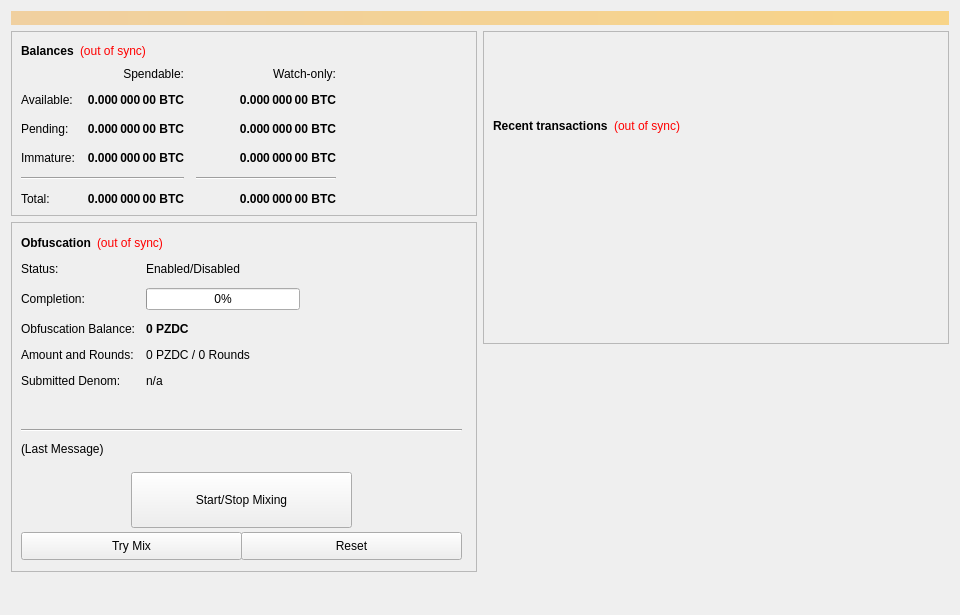
<?xml version="1.0" encoding="UTF-8"?>
<ui version="4.0">
 <class>OverviewPage</class>
 <widget class="QWidget" name="OverviewPage">
  <property name="geometry">
   <rect>
    <x>0</x>
    <y>0</y>
    <width>960</width>
    <height>615</height>
   </rect>
  </property>
  <property name="minimumSize">
   <size>
    <width>960</width>
    <height>0</height>
   </size>
  </property>
  <property name="windowTitle">
   <string>Form</string>
  </property>
  <layout class="QVBoxLayout" name="topLayout">
   <item>
    <widget class="QLabel" name="labelAlerts">
     <property name="visible">
      <bool>false</bool>
     </property>
     <property name="styleSheet">
      <string notr="true">background-color: qlineargradient(x1: 0, y1: 0, x2: 1, y2: 0, stop:0 #F0D0A0, stop:1 #F8D488); color:#000000;</string>
     </property>
     <property name="wordWrap">
      <bool>true</bool>
     </property>
     <property name="margin">
      <number>3</number>
     </property>
    </widget>
   </item>
   <item>
    <layout class="QHBoxLayout" name="horizontalLayout" stretch="1,1">
     <item>
      <layout class="QVBoxLayout" name="verticalLayout_2">
       <item>
        <widget class="QFrame" name="frame">
         <property name="frameShape">
          <enum>QFrame::StyledPanel</enum>
         </property>
         <property name="frameShadow">
          <enum>QFrame::Raised</enum>
         </property>
         <layout class="QVBoxLayout" name="verticalLayout_4">
          <item>
           <layout class="QHBoxLayout" name="horizontalLayout_4">
            <item>
             <widget class="QLabel" name="label_5">
              <property name="font">
               <font>
                <weight>75</weight>
                <bold>true</bold>
               </font>
              </property>
              <property name="text">
               <string>Balances</string>
              </property>
             </widget>
            </item>
            <item>
             <widget class="QLabel" name="labelWalletStatus">
              <property name="cursor">
               <cursorShape>WhatsThisCursor</cursorShape>
              </property>
              <property name="toolTip">
               <string>The displayed information may be out of date. Your wallet automatically synchronizes with the PZDC network after a connection is established, but this process has not completed yet.</string>
              </property>
              <property name="styleSheet">
               <string notr="true">QLabel { color: red; }</string>
              </property>
              <property name="text">
               <string notr="true">(out of sync)</string>
              </property>
              <property name="alignment">
               <set>Qt::AlignLeading|Qt::AlignLeft|Qt::AlignVCenter</set>
              </property>
             </widget>
            </item>
            <item>
             <spacer name="horizontalSpacer_3">
              <property name="orientation">
               <enum>Qt::Horizontal</enum>
              </property>
              <property name="sizeHint" stdset="0">
               <size>
                <width>40</width>
                <height>20</height>
               </size>
              </property>
             </spacer>
            </item>
           </layout>
          </item>
          <item>
           <layout class="QGridLayout" name="gridLayout">
            <property name="spacing">
             <number>12</number>
            </property>
            <item row="2" column="2">
             <widget class="QLabel" name="labelWatchPending">
              <property name="font">
               <font>
                <weight>75</weight>
                <bold>true</bold>
               </font>
              </property>
              <property name="cursor">
               <cursorShape>IBeamCursor</cursorShape>
              </property>
              <property name="toolTip">
               <string>Unconfirmed transactions to watch-only addresses</string>
              </property>
              <property name="text">
               <string notr="true">0.000 000 00 BTC</string>
              </property>
              <property name="alignment">
               <set>Qt::AlignRight|Qt::AlignTrailing|Qt::AlignVCenter</set>
              </property>
              <property name="textInteractionFlags">
               <set>Qt::LinksAccessibleByMouse|Qt::TextSelectableByKeyboard|Qt::TextSelectableByMouse</set>
              </property>
             </widget>
            </item>
            <item row="2" column="1">
             <widget class="QLabel" name="labelUnconfirmed">
              <property name="font">
               <font>
                <weight>75</weight>
                <bold>true</bold>
               </font>
              </property>
              <property name="cursor">
               <cursorShape>IBeamCursor</cursorShape>
              </property>
              <property name="toolTip">
               <string>Total of transactions that have yet to be confirmed, and do not yet count toward the spendable balance</string>
              </property>
              <property name="text">
               <string notr="true">0.000 000 00 BTC</string>
              </property>
              <property name="alignment">
               <set>Qt::AlignRight|Qt::AlignTrailing|Qt::AlignVCenter</set>
              </property>
              <property name="textInteractionFlags">
               <set>Qt::LinksAccessibleByMouse|Qt::TextSelectableByKeyboard|Qt::TextSelectableByMouse</set>
              </property>
             </widget>
            </item>
            <item row="3" column="2">
             <widget class="QLabel" name="labelWatchImmature">
              <property name="font">
               <font>
                <weight>75</weight>
                <bold>true</bold>
               </font>
              </property>
              <property name="cursor">
               <cursorShape>IBeamCursor</cursorShape>
              </property>
              <property name="toolTip">
               <string>Staked or masternode rewards in watch-only addresses that has not yet matured</string>
              </property>
              <property name="text">
               <string notr="true">0.000 000 00 BTC</string>
              </property>
              <property name="alignment">
               <set>Qt::AlignRight|Qt::AlignTrailing|Qt::AlignVCenter</set>
              </property>
              <property name="textInteractionFlags">
               <set>Qt::LinksAccessibleByMouse|Qt::TextSelectableByKeyboard|Qt::TextSelectableByMouse</set>
              </property>
             </widget>
            </item>
            <item row="4" column="0" colspan="2">
             <widget class="Line" name="lineSpendableBalance">
              <property name="orientation">
               <enum>Qt::Horizontal</enum>
              </property>
             </widget>
            </item>
            <item row="4" column="2">
             <widget class="Line" name="lineWatchBalance">
              <property name="sizePolicy">
               <sizepolicy hsizetype="Preferred" vsizetype="Fixed">
                <horstretch>0</horstretch>
                <verstretch>0</verstretch>
               </sizepolicy>
              </property>
              <property name="minimumSize">
               <size>
                <width>140</width>
                <height>0</height>
               </size>
              </property>
              <property name="orientation">
               <enum>Qt::Horizontal</enum>
              </property>
             </widget>
            </item>
            <item row="5" column="0">
             <widget class="QLabel" name="labelTotalText">
              <property name="text">
               <string>Total:</string>
              </property>
             </widget>
            </item>
            <item row="3" column="1">
             <widget class="QLabel" name="labelImmature">
              <property name="font">
               <font>
                <weight>75</weight>
                <bold>true</bold>
               </font>
              </property>
              <property name="cursor">
               <cursorShape>IBeamCursor</cursorShape>
              </property>
              <property name="toolTip">
               <string>Staked or masternode rewards that has not yet matured</string>
              </property>
              <property name="text">
               <string notr="true">0.000 000 00 BTC</string>
              </property>
              <property name="alignment">
               <set>Qt::AlignRight|Qt::AlignTrailing|Qt::AlignVCenter</set>
              </property>
              <property name="textInteractionFlags">
               <set>Qt::LinksAccessibleByMouse|Qt::TextSelectableByKeyboard|Qt::TextSelectableByMouse</set>
              </property>
             </widget>
            </item>
            <item row="2" column="3">
             <spacer name="horizontalSpacer_2">
              <property name="orientation">
               <enum>Qt::Horizontal</enum>
              </property>
              <property name="sizeHint" stdset="0">
               <size>
                <width>40</width>
                <height>20</height>
               </size>
              </property>
             </spacer>
            </item>
            <item row="3" column="0">
             <widget class="QLabel" name="labelImmatureText">
              <property name="text">
               <string>Immature:</string>
              </property>
             </widget>
            </item>
            <item row="5" column="1">
             <widget class="QLabel" name="labelTotal">
              <property name="font">
               <font>
                <weight>75</weight>
                <bold>true</bold>
               </font>
              </property>
              <property name="cursor">
               <cursorShape>IBeamCursor</cursorShape>
              </property>
              <property name="toolTip">
               <string>Your current total balance</string>
              </property>
              <property name="text">
               <string notr="true">0.000 000 00 BTC</string>
              </property>
              <property name="alignment">
               <set>Qt::AlignRight|Qt::AlignTrailing|Qt::AlignVCenter</set>
              </property>
              <property name="textInteractionFlags">
               <set>Qt::LinksAccessibleByMouse|Qt::TextSelectableByKeyboard|Qt::TextSelectableByMouse</set>
              </property>
             </widget>
            </item>
            <item row="5" column="2">
             <widget class="QLabel" name="labelWatchTotal">
              <property name="font">
               <font>
                <weight>75</weight>
                <bold>true</bold>
               </font>
              </property>
              <property name="cursor">
               <cursorShape>IBeamCursor</cursorShape>
              </property>
              <property name="toolTip">
               <string>Current total balance in watch-only addresses</string>
              </property>
              <property name="text">
               <string notr="true">0.000 000 00 BTC</string>
              </property>
              <property name="alignment">
               <set>Qt::AlignRight|Qt::AlignTrailing|Qt::AlignVCenter</set>
              </property>
              <property name="textInteractionFlags">
               <set>Qt::LinksAccessibleByMouse|Qt::TextSelectableByKeyboard|Qt::TextSelectableByMouse</set>
              </property>
             </widget>
            </item>
            <item row="0" column="2">
             <widget class="QLabel" name="labelWatchonly">
              <property name="text">
               <string>Watch-only:</string>
              </property>
              <property name="alignment">
               <set>Qt::AlignRight|Qt::AlignTrailing|Qt::AlignVCenter</set>
              </property>
             </widget>
            </item>
            <item row="1" column="0">
             <widget class="QLabel" name="labelBalanceText">
              <property name="text">
               <string>Available:</string>
              </property>
             </widget>
            </item>
            <item row="1" column="1">
             <widget class="QLabel" name="labelBalance">
              <property name="font">
               <font>
                <weight>75</weight>
                <bold>true</bold>
               </font>
              </property>
              <property name="cursor">
               <cursorShape>IBeamCursor</cursorShape>
              </property>
              <property name="toolTip">
               <string>Your current spendable balance</string>
              </property>
              <property name="text">
               <string notr="true">0.000 000 00 BTC</string>
              </property>
              <property name="alignment">
               <set>Qt::AlignRight|Qt::AlignTrailing|Qt::AlignVCenter</set>
              </property>
              <property name="textInteractionFlags">
               <set>Qt::LinksAccessibleByMouse|Qt::TextSelectableByKeyboard|Qt::TextSelectableByMouse</set>
              </property>
             </widget>
            </item>
            <item row="1" column="2">
             <widget class="QLabel" name="labelWatchAvailable">
              <property name="font">
               <font>
                <weight>75</weight>
                <bold>true</bold>
               </font>
              </property>
              <property name="cursor">
               <cursorShape>IBeamCursor</cursorShape>
              </property>
              <property name="toolTip">
               <string>Your current balance in watch-only addresses</string>
              </property>
              <property name="text">
               <string notr="true">0.000 000 00 BTC</string>
              </property>
              <property name="alignment">
               <set>Qt::AlignRight|Qt::AlignTrailing|Qt::AlignVCenter</set>
              </property>
              <property name="textInteractionFlags">
               <set>Qt::LinksAccessibleByMouse|Qt::TextSelectableByKeyboard|Qt::TextSelectableByMouse</set>
              </property>
             </widget>
            </item>
            <item row="2" column="0">
             <widget class="QLabel" name="labelPendingText">
              <property name="text">
               <string>Pending:</string>
              </property>
             </widget>
            </item>
            <item row="0" column="1">
             <widget class="QLabel" name="labelSpendable">
              <property name="text">
               <string>Spendable:</string>
              </property>
              <property name="alignment">
               <set>Qt::AlignRight|Qt::AlignTrailing|Qt::AlignVCenter</set>
              </property>
             </widget>
            </item>
           </layout>
          </item>
         </layout>
        </widget>
       </item>
       <item>
        <widget class="QFrame" name="frameObfuscation">
         <property name="minimumSize">
          <size>
           <width>0</width>
           <height>350</height>
          </size>
         </property>
         <property name="layoutDirection">
          <enum>Qt::LeftToRight</enum>
         </property>
         <property name="frameShape">
          <enum>QFrame::StyledPanel</enum>
         </property>
         <property name="frameShadow">
          <enum>QFrame::Raised</enum>
         </property>
         <widget class="QWidget" name="formLayoutWidget">
          <property name="geometry">
           <rect>
            <x>10</x>
            <y>40</y>
            <width>451</width>
            <height>161</height>
           </rect>
          </property>
          <layout class="QFormLayout" name="formLayout">
           <property name="fieldGrowthPolicy">
            <enum>QFormLayout::AllNonFixedFieldsGrow</enum>
           </property>
           <property name="horizontalSpacing">
            <number>11</number>
           </property>
           <property name="verticalSpacing">
            <number>12</number>
           </property>
           <item row="0" column="0">
            <widget class="QLabel" name="label_6">
             <property name="text">
              <string>Status:</string>
             </property>
            </widget>
           </item>
           <item row="1" column="0">
            <widget class="QLabel" name="label_7">
             <property name="text">
              <string>Completion:</string>
             </property>
            </widget>
           </item>
           <item row="1" column="1">
            <widget class="QProgressBar" name="obfuscationProgress">
             <property name="maximumSize">
              <size>
               <width>154</width>
               <height>16777215</height>
              </size>
             </property>
             <property name="value">
              <number>0</number>
             </property>
            </widget>
           </item>
           <item row="2" column="0">
            <widget class="QLabel" name="labelAnonymizedText">
             <property name="text">
              <string>Obfuscation Balance:</string>
             </property>
            </widget>
           </item>
           <item row="2" column="1">
            <widget class="QLabel" name="labelAnonymized">
             <property name="font">
              <font>
               <weight>75</weight>
               <bold>true</bold>
              </font>
             </property>
             <property name="text">
              <string notr="true">0 PZDC</string>
             </property>
            </widget>
           </item>
           <item row="3" column="0">
            <widget class="QLabel" name="label_8">
             <property name="text">
              <string>Amount and Rounds:</string>
             </property>
            </widget>
           </item>
           <item row="3" column="1">
            <widget class="QLabel" name="labelAmountRounds">
             <property name="text">
              <string>0 PZDC / 0 Rounds</string>
             </property>
            </widget>
           </item>
           <item row="4" column="0">
            <widget class="QLabel" name="label_9">
             <property name="text">
              <string>Submitted Denom:</string>
             </property>
            </widget>
           </item>
           <item row="4" column="1">
            <widget class="QLabel" name="labelSubmittedDenom">
             <property name="toolTip">
              <string>The denominations you submitted to the Masternode.&lt;br&gt;To mix, other users must submit the exact same denominations.</string>
             </property>
             <property name="text">
              <string>n/a</string>
             </property>
            </widget>
           </item>
           <item row="0" column="1">
            <widget class="QLabel" name="obfuscationEnabled">
             <property name="text">
              <string>Enabled/Disabled</string>
             </property>
            </widget>
           </item>
          </layout>
         </widget>
         <widget class="QPushButton" name="runAutoDenom">
          <property name="geometry">
           <rect>
            <x>251</x>
            <y>17</y>
            <width>1</width>
            <height>1</height>
           </rect>
          </property>
          <property name="palette">
           <palette>
            <active>
             <colorrole role="WindowText">
              <brush brushstyle="SolidPattern">
               <color alpha="255">
                <red>0</red>
                <green>0</green>
                <blue>0</blue>
               </color>
              </brush>
             </colorrole>
             <colorrole role="Button">
              <brush brushstyle="SolidPattern">
               <color alpha="255">
                <red>239</red>
                <green>238</green>
                <blue>238</blue>
               </color>
              </brush>
             </colorrole>
             <colorrole role="Light">
              <brush brushstyle="SolidPattern">
               <color alpha="255">
                <red>255</red>
                <green>255</green>
                <blue>255</blue>
               </color>
              </brush>
             </colorrole>
             <colorrole role="Midlight">
              <brush brushstyle="SolidPattern">
               <color alpha="255">
                <red>247</red>
                <green>246</green>
                <blue>246</blue>
               </color>
              </brush>
             </colorrole>
             <colorrole role="Dark">
              <brush brushstyle="SolidPattern">
               <color alpha="255">
                <red>119</red>
                <green>119</green>
                <blue>119</blue>
               </color>
              </brush>
             </colorrole>
             <colorrole role="Mid">
              <brush brushstyle="SolidPattern">
               <color alpha="255">
                <red>159</red>
                <green>159</green>
                <blue>159</blue>
               </color>
              </brush>
             </colorrole>
             <colorrole role="Text">
              <brush brushstyle="SolidPattern">
               <color alpha="255">
                <red>0</red>
                <green>0</green>
                <blue>0</blue>
               </color>
              </brush>
             </colorrole>
             <colorrole role="BrightText">
              <brush brushstyle="SolidPattern">
               <color alpha="255">
                <red>255</red>
                <green>255</green>
                <blue>255</blue>
               </color>
              </brush>
             </colorrole>
             <colorrole role="ButtonText">
              <brush brushstyle="SolidPattern">
               <color alpha="255">
                <red>0</red>
                <green>0</green>
                <blue>0</blue>
               </color>
              </brush>
             </colorrole>
             <colorrole role="Base">
              <brush brushstyle="SolidPattern">
               <color alpha="255">
                <red>255</red>
                <green>255</green>
                <blue>255</blue>
               </color>
              </brush>
             </colorrole>
             <colorrole role="Window">
              <brush brushstyle="SolidPattern">
               <color alpha="255">
                <red>239</red>
                <green>238</green>
                <blue>238</blue>
               </color>
              </brush>
             </colorrole>
             <colorrole role="Shadow">
              <brush brushstyle="SolidPattern">
               <color alpha="255">
                <red>0</red>
                <green>0</green>
                <blue>0</blue>
               </color>
              </brush>
             </colorrole>
             <colorrole role="AlternateBase">
              <brush brushstyle="SolidPattern">
               <color alpha="255">
                <red>247</red>
                <green>246</green>
                <blue>246</blue>
               </color>
              </brush>
             </colorrole>
             <colorrole role="ToolTipBase">
              <brush brushstyle="SolidPattern">
               <color alpha="255">
                <red>255</red>
                <green>255</green>
                <blue>220</blue>
               </color>
              </brush>
             </colorrole>
             <colorrole role="ToolTipText">
              <brush brushstyle="SolidPattern">
               <color alpha="255">
                <red>0</red>
                <green>0</green>
                <blue>0</blue>
               </color>
              </brush>
             </colorrole>
            </active>
            <inactive>
             <colorrole role="WindowText">
              <brush brushstyle="SolidPattern">
               <color alpha="255">
                <red>0</red>
                <green>0</green>
                <blue>0</blue>
               </color>
              </brush>
             </colorrole>
             <colorrole role="Button">
              <brush brushstyle="SolidPattern">
               <color alpha="255">
                <red>239</red>
                <green>238</green>
                <blue>238</blue>
               </color>
              </brush>
             </colorrole>
             <colorrole role="Light">
              <brush brushstyle="SolidPattern">
               <color alpha="255">
                <red>255</red>
                <green>255</green>
                <blue>255</blue>
               </color>
              </brush>
             </colorrole>
             <colorrole role="Midlight">
              <brush brushstyle="SolidPattern">
               <color alpha="255">
                <red>247</red>
                <green>246</green>
                <blue>246</blue>
               </color>
              </brush>
             </colorrole>
             <colorrole role="Dark">
              <brush brushstyle="SolidPattern">
               <color alpha="255">
                <red>119</red>
                <green>119</green>
                <blue>119</blue>
               </color>
              </brush>
             </colorrole>
             <colorrole role="Mid">
              <brush brushstyle="SolidPattern">
               <color alpha="255">
                <red>159</red>
                <green>159</green>
                <blue>159</blue>
               </color>
              </brush>
             </colorrole>
             <colorrole role="Text">
              <brush brushstyle="SolidPattern">
               <color alpha="255">
                <red>0</red>
                <green>0</green>
                <blue>0</blue>
               </color>
              </brush>
             </colorrole>
             <colorrole role="BrightText">
              <brush brushstyle="SolidPattern">
               <color alpha="255">
                <red>255</red>
                <green>255</green>
                <blue>255</blue>
               </color>
              </brush>
             </colorrole>
             <colorrole role="ButtonText">
              <brush brushstyle="SolidPattern">
               <color alpha="255">
                <red>0</red>
                <green>0</green>
                <blue>0</blue>
               </color>
              </brush>
             </colorrole>
             <colorrole role="Base">
              <brush brushstyle="SolidPattern">
               <color alpha="255">
                <red>255</red>
                <green>255</green>
                <blue>255</blue>
               </color>
              </brush>
             </colorrole>
             <colorrole role="Window">
              <brush brushstyle="SolidPattern">
               <color alpha="255">
                <red>239</red>
                <green>238</green>
                <blue>238</blue>
               </color>
              </brush>
             </colorrole>
             <colorrole role="Shadow">
              <brush brushstyle="SolidPattern">
               <color alpha="255">
                <red>0</red>
                <green>0</green>
                <blue>0</blue>
               </color>
              </brush>
             </colorrole>
             <colorrole role="AlternateBase">
              <brush brushstyle="SolidPattern">
               <color alpha="255">
                <red>247</red>
                <green>246</green>
                <blue>246</blue>
               </color>
              </brush>
             </colorrole>
             <colorrole role="ToolTipBase">
              <brush brushstyle="SolidPattern">
               <color alpha="255">
                <red>255</red>
                <green>255</green>
                <blue>220</blue>
               </color>
              </brush>
             </colorrole>
             <colorrole role="ToolTipText">
              <brush brushstyle="SolidPattern">
               <color alpha="255">
                <red>0</red>
                <green>0</green>
                <blue>0</blue>
               </color>
              </brush>
             </colorrole>
            </inactive>
            <disabled>
             <colorrole role="WindowText">
              <brush brushstyle="SolidPattern">
               <color alpha="255">
                <red>119</red>
                <green>119</green>
                <blue>119</blue>
               </color>
              </brush>
             </colorrole>
             <colorrole role="Button">
              <brush brushstyle="SolidPattern">
               <color alpha="255">
                <red>239</red>
                <green>238</green>
                <blue>238</blue>
               </color>
              </brush>
             </colorrole>
             <colorrole role="Light">
              <brush brushstyle="SolidPattern">
               <color alpha="255">
                <red>255</red>
                <green>255</green>
                <blue>255</blue>
               </color>
              </brush>
             </colorrole>
             <colorrole role="Midlight">
              <brush brushstyle="SolidPattern">
               <color alpha="255">
                <red>247</red>
                <green>246</green>
                <blue>246</blue>
               </color>
              </brush>
             </colorrole>
             <colorrole role="Dark">
              <brush brushstyle="SolidPattern">
               <color alpha="255">
                <red>119</red>
                <green>119</green>
                <blue>119</blue>
               </color>
              </brush>
             </colorrole>
             <colorrole role="Mid">
              <brush brushstyle="SolidPattern">
               <color alpha="255">
                <red>159</red>
                <green>159</green>
                <blue>159</blue>
               </color>
              </brush>
             </colorrole>
             <colorrole role="Text">
              <brush brushstyle="SolidPattern">
               <color alpha="255">
                <red>119</red>
                <green>119</green>
                <blue>119</blue>
               </color>
              </brush>
             </colorrole>
             <colorrole role="BrightText">
              <brush brushstyle="SolidPattern">
               <color alpha="255">
                <red>255</red>
                <green>255</green>
                <blue>255</blue>
               </color>
              </brush>
             </colorrole>
             <colorrole role="ButtonText">
              <brush brushstyle="SolidPattern">
               <color alpha="255">
                <red>119</red>
                <green>119</green>
                <blue>119</blue>
               </color>
              </brush>
             </colorrole>
             <colorrole role="Base">
              <brush brushstyle="SolidPattern">
               <color alpha="255">
                <red>239</red>
                <green>238</green>
                <blue>238</blue>
               </color>
              </brush>
             </colorrole>
             <colorrole role="Window">
              <brush brushstyle="SolidPattern">
               <color alpha="255">
                <red>239</red>
                <green>238</green>
                <blue>238</blue>
               </color>
              </brush>
             </colorrole>
             <colorrole role="Shadow">
              <brush brushstyle="SolidPattern">
               <color alpha="255">
                <red>0</red>
                <green>0</green>
                <blue>0</blue>
               </color>
              </brush>
             </colorrole>
             <colorrole role="AlternateBase">
              <brush brushstyle="SolidPattern">
               <color alpha="255">
                <red>239</red>
                <green>238</green>
                <blue>238</blue>
               </color>
              </brush>
             </colorrole>
             <colorrole role="ToolTipBase">
              <brush brushstyle="SolidPattern">
               <color alpha="255">
                <red>255</red>
                <green>255</green>
                <blue>220</blue>
               </color>
              </brush>
             </colorrole>
             <colorrole role="ToolTipText">
              <brush brushstyle="SolidPattern">
               <color alpha="255">
                <red>0</red>
                <green>0</green>
                <blue>0</blue>
               </color>
              </brush>
             </colorrole>
            </disabled>
           </palette>
          </property>
          <property name="focusPolicy">
           <enum>Qt::NoFocus</enum>
          </property>
          <property name="autoFillBackground">
           <bool>true</bool>
          </property>
          <property name="text">
           <string/>
          </property>
          <property name="flat">
           <bool>true</bool>
          </property>
         </widget>
         <widget class="QPushButton" name="toggleObfuscation">
          <property name="geometry">
           <rect>
            <x>120</x>
            <y>250</y>
            <width>221</width>
            <height>56</height>
           </rect>
          </property>
          <property name="sizePolicy">
           <sizepolicy hsizetype="MinimumExpanding" vsizetype="Fixed">
            <horstretch>0</horstretch>
            <verstretch>0</verstretch>
           </sizepolicy>
          </property>
          <property name="text">
           <string>Start/Stop Mixing</string>
          </property>
         </widget>
         <widget class="Line" name="lineLastMessage">
          <property name="geometry">
           <rect>
            <x>10</x>
            <y>200</y>
            <width>441</width>
            <height>16</height>
           </rect>
          </property>
          <property name="orientation">
           <enum>Qt::Horizontal</enum>
          </property>
         </widget>
         <widget class="QLabel" name="obfuscationStatus">
          <property name="geometry">
           <rect>
            <x>10</x>
            <y>220</y>
            <width>451</width>
            <height>61</height>
           </rect>
          </property>
          <property name="minimumSize">
           <size>
            <width>288</width>
            <height>43</height>
           </size>
          </property>
          <property name="text">
           <string>(Last Message)</string>
          </property>
          <property name="alignment">
           <set>Qt::AlignLeading|Qt::AlignLeft|Qt::AlignTop</set>
          </property>
          <property name="wordWrap">
           <bool>true</bool>
          </property>
         </widget>
         <widget class="QPushButton" name="obfuscationAuto">
          <property name="geometry">
           <rect>
            <x>10</x>
            <y>310</y>
            <width>221</width>
            <height>28</height>
           </rect>
          </property>
          <property name="sizePolicy">
           <sizepolicy hsizetype="MinimumExpanding" vsizetype="Fixed">
            <horstretch>0</horstretch>
            <verstretch>0</verstretch>
           </sizepolicy>
          </property>
          <property name="toolTip">
           <string>Try to manually submit a Obfuscation request.</string>
          </property>
          <property name="text">
           <string>Try Mix</string>
          </property>
         </widget>
         <widget class="QPushButton" name="obfuscationReset">
          <property name="geometry">
           <rect>
            <x>230</x>
            <y>310</y>
            <width>221</width>
            <height>28</height>
           </rect>
          </property>
          <property name="sizePolicy">
           <sizepolicy hsizetype="MinimumExpanding" vsizetype="Fixed">
            <horstretch>0</horstretch>
            <verstretch>0</verstretch>
           </sizepolicy>
          </property>
          <property name="toolTip">
           <string>Reset the current status of Obfuscation (can interrupt Obfuscation if it's in the process of Mixing, which can cost you money!)</string>
          </property>
          <property name="autoFillBackground">
           <bool>false</bool>
          </property>
          <property name="text">
           <string>Reset</string>
          </property>
         </widget>
         <widget class="QWidget" name="layoutWidget">
          <property name="geometry">
           <rect>
            <x>10</x>
            <y>10</y>
            <width>431</width>
            <height>22</height>
           </rect>
          </property>
          <layout class="QHBoxLayout" name="horizontalLayout_5">
           <item>
            <widget class="QLabel" name="label_2">
             <property name="font">
              <font>
               <weight>75</weight>
               <bold>true</bold>
              </font>
             </property>
             <property name="text">
              <string>Obfuscation</string>
             </property>
            </widget>
           </item>
           <item>
            <widget class="QLabel" name="labelObfuscationSyncStatus">
             <property name="toolTip">
              <string>The displayed information may be out of date. Your wallet automatically synchronizes with the PZDC network after a connection is established, but this process has not completed yet.</string>
             </property>
             <property name="styleSheet">
              <string notr="true">QLabel { color: red; }</string>
             </property>
             <property name="text">
              <string notr="true">(out of sync)</string>
             </property>
             <property name="alignment">
              <set>Qt::AlignLeading|Qt::AlignLeft|Qt::AlignVCenter</set>
             </property>
            </widget>
           </item>
           <item>
            <spacer name="horizontalSpacer_4">
             <property name="orientation">
              <enum>Qt::Horizontal</enum>
             </property>
             <property name="sizeHint" stdset="0">
              <size>
               <width>40</width>
               <height>20</height>
              </size>
             </property>
            </spacer>
           </item>
          </layout>
         </widget>
        </widget>
       </item>
       <item>
        <spacer name="verticalSpacer">
         <property name="orientation">
          <enum>Qt::Vertical</enum>
         </property>
         <property name="sizeHint" stdset="0">
          <size>
           <width>20</width>
           <height>40</height>
          </size>
         </property>
        </spacer>
       </item>
      </layout>
     </item>
     <item>
      <layout class="QVBoxLayout" name="verticalLayout_3">
       <item>
        <widget class="QFrame" name="frame_2">
         <property name="frameShape">
          <enum>QFrame::StyledPanel</enum>
         </property>
         <property name="frameShadow">
          <enum>QFrame::Raised</enum>
         </property>
         <layout class="QVBoxLayout" name="verticalLayout">
          <item>
           <spacer name="verticalSpacer_3">
            <property name="orientation">
             <enum>Qt::Vertical</enum>
            </property>
            <property name="sizeType">
             <enum>QSizePolicy::Fixed</enum>
            </property>
            <property name="sizeHint" stdset="0">
             <size>
              <width>20</width>
              <height>75</height>
             </size>
            </property>
           </spacer>
          </item>
          <item>
           <layout class="QHBoxLayout" name="horizontalLayout_2">
            <item>
             <widget class="QLabel" name="label_4">
              <property name="font">
               <font>
                <weight>75</weight>
                <bold>true</bold>
               </font>
              </property>
              <property name="text">
               <string>Recent transactions</string>
              </property>
             </widget>
            </item>
            <item>
             <widget class="QLabel" name="labelTransactionsStatus">
              <property name="cursor">
               <cursorShape>WhatsThisCursor</cursorShape>
              </property>
              <property name="toolTip">
               <string>The displayed information may be out of date. Your wallet automatically synchronizes with the PZDC network after a connection is established, but this process has not completed yet.</string>
              </property>
              <property name="styleSheet">
               <string notr="true">QLabel { color: red; }</string>
              </property>
              <property name="text">
               <string notr="true">(out of sync)</string>
              </property>
              <property name="alignment">
               <set>Qt::AlignRight|Qt::AlignTrailing|Qt::AlignVCenter</set>
              </property>
             </widget>
            </item>
            <item>
             <spacer name="horizontalSpacer">
              <property name="orientation">
               <enum>Qt::Horizontal</enum>
              </property>
              <property name="sizeHint" stdset="0">
               <size>
                <width>40</width>
                <height>20</height>
               </size>
              </property>
             </spacer>
            </item>
           </layout>
          </item>
          <item>
           <widget class="QListView" name="listTransactions">
            <property name="styleSheet">
             <string notr="true">QListView { background: transparent; }</string>
            </property>
            <property name="frameShape">
             <enum>QFrame::NoFrame</enum>
            </property>
            <property name="verticalScrollBarPolicy">
             <enum>Qt::ScrollBarAlwaysOff</enum>
            </property>
            <property name="horizontalScrollBarPolicy">
             <enum>Qt::ScrollBarAlwaysOff</enum>
            </property>
            <property name="selectionMode">
             <enum>QAbstractItemView::NoSelection</enum>
            </property>
           </widget>
          </item>
         </layout>
        </widget>
       </item>
       <item>
        <spacer name="verticalSpacer_2">
         <property name="orientation">
          <enum>Qt::Vertical</enum>
         </property>
         <property name="sizeType">
          <enum>QSizePolicy::Expanding</enum>
         </property>
         <property name="sizeHint" stdset="0">
          <size>
           <width>20</width>
           <height>40</height>
          </size>
         </property>
        </spacer>
       </item>
      </layout>
     </item>
    </layout>
   </item>
  </layout>
 </widget>
 <resources/>
 <connections/>
</ui>
